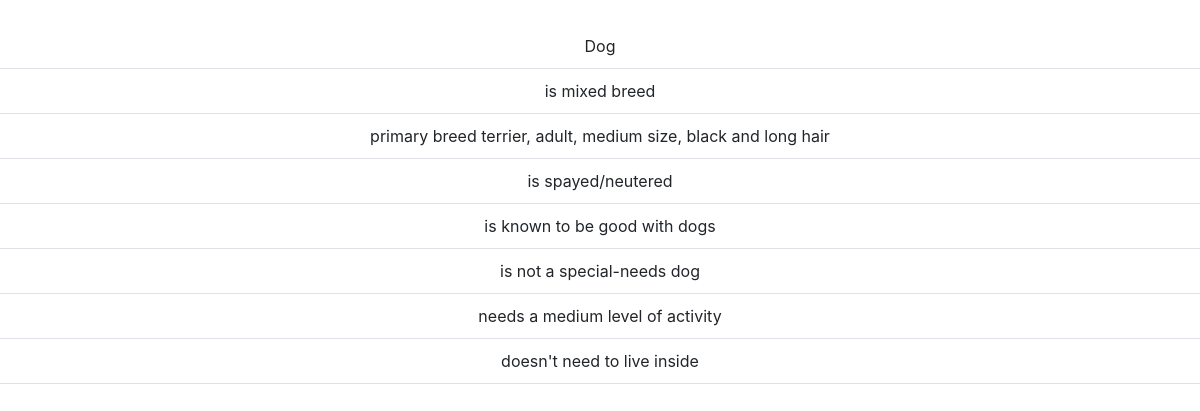
The page /dog-info/2 (signed in) on the database as committed earlier.
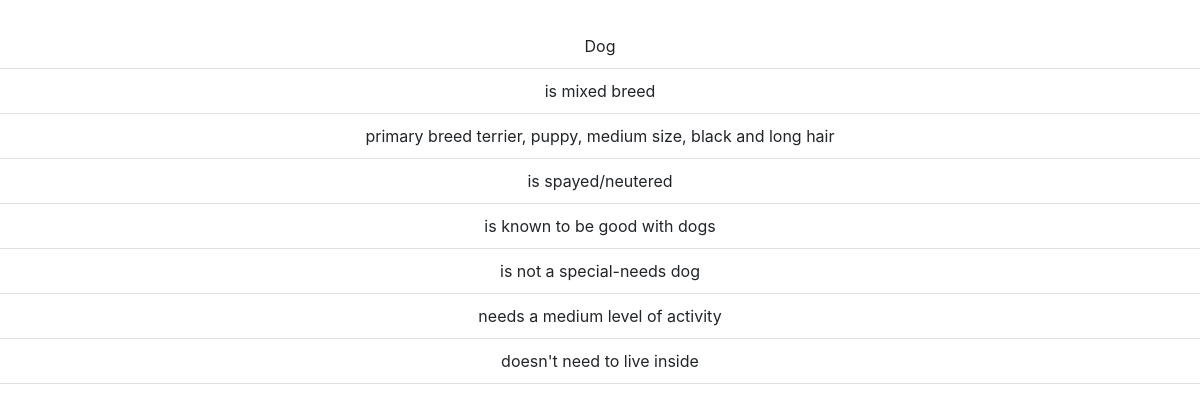
The same page on the database as committed later.
### website/models.py (models this page shows, shortened)
class DogInfo(db.Model):
    id = db.Column(db.Integer(), primary_key = True)
    primary_breed = db.Column(db.String(150))
    mixed_breed = db.Column(db.Boolean())
    age = db.Column(db.String(150))
    size = db.Column(db.String(150))
    color = db.Column(db.String(150))
    spayed = db.Column(db.Boolean)
    coat_length = db.Column(db.String(150))
    dog_with_children = db.Column(db.Boolean())
    dog_with_dogs = db.Column(db.Boolean)
    dog_with_cats = db.Column(db.Boolean)
    dog_with_sm_animals = db.Column(db.Boolean)
    dog_with_big_animals = db.Column(db.Boolean)
    activity_level = db.Column(db.String(150))
    special_need_dog = db.Column(db.Boolean)
    post_id = db.Column(db.Integer, db.ForeignKey('post.id'))

### website/views.py (the view)
@login_required
def dog_info(post_id):
    dog = DogInfo.query.filter(DogInfo.post_id == post_id).first()
    d_compatibility = ['children' if dog.dog_with_children else '', 'dogs' if dog.dog_with_dogs else '', 'cats' if dog.dog_with_cats else '',\
            'small animals' if dog.dog_with_sm_animals else '', 'big animals' if dog.dog_with_big_animals else '']
    d_compatibility = d_compatibility if any(c != "" for c in d_compatibility) else False
    dog_info = {
        "d_mixed_breed" : dog.mixed_breed,
        "d_primary_breed" : dog.primary_breed,
        "d_size" : dog.size,
        "d_age" : dog.age,
        "d_color" : dog.color,
        "d_coat_length" : dog.coat_length,
        "d_spayed" : dog.spayed,
        "d_compatibility": d_compatibility,
        "d_special_need" : dog.special_need_dog,
        "d_activity" : dog.activity_level,
    }
    return render_template('dog_info.html', dog_info = dog_info)

### website/templates/dog_info.html (shortened to what this page needs)
<!DOCTYPE html>
<html>
  <head>
    <link rel="stylesheet" href="https://stackpath.bootstrapcdn.com/bootstrap/4.5.2/css/bootstrap.min.css">
  </head>
  <body>
    <br>
    <table>
        <tr class="border-bottom mb-4">
          <td class="right-column">Dog</td>
        </tr>
        <tr class="border-bottom mb-4">
          <td class="right-column"> {% if dog_info['d_mixed_breed'] %}
                                      is mixed breed
                                    {% else %}
                                      is pure breed
                                    {%endif%} </td>
        </tr>
        <tr class="border-bottom mb-4">
            <td class="right-column">primary breed {{ dog_info['d_primary_breed'] }}, {{ dog_info['d_age'] }}, {{ dog_info['d_size'] }} size,
                {{ dog_info['d_color'] }} and {{ dog_info['d_coat_length'] }} hair  </td>
        </tr>
        <tr class="border-bottom mb-4">
          <td class="right-column">{% if dog_info['d_spayed'] %}
                                      is spayed/neutered
                                    {% else %}
                                      is not spayed/neutered
                                    {% endif %}</td>
        </tr>
        <tr class="border-bottom mb-4">
          <td class="right-column"> {% if dog_info['d_compatibility'] %}
            is known to be good with
            {% for being in dog_info['d_compatibility']%} {{ being }} {% endfor %}
          {% else %}
            isn't adapted to be around other animals or children or it is unknown
          {%endif%}
        </tr>
        <tr class="border-bottom mb-4">
          <td class="right-column">   {% if dog_info['d_special_need'] %}
                                        is special-needs dog
                                      {% else %}
                                        is not a special-needs dog
                                      {%endif%}
        </tr>
        <tr class="border-bottom mb-4">
          <td class="right-column"> needs a {{ dog_info['d_activity'] }} level of activity
          </td>
        </tr>
        <tr class="border-bottom mb-4">
          <td class="right-column"> {%if  dog_info['age'] == "puppy"  or  dog_info['size'] == "small" %}
                                      needs to live inside
                                    {% else %}
                                      doesn't need to live inside
                                    {% endif %}
        </tr>
      </table>
      <br>
  </body>
</html>

### website/templates/dog_info.html (style rules this page uses)
table { width: 100%; border-collapse: collapse; text-align: center; }
td { padding: 10px; vertical-align: top; }

Rows that differ between the two databases and show on the page:
changed DogInfo "terrier": d_age "adult" → "puppy"
